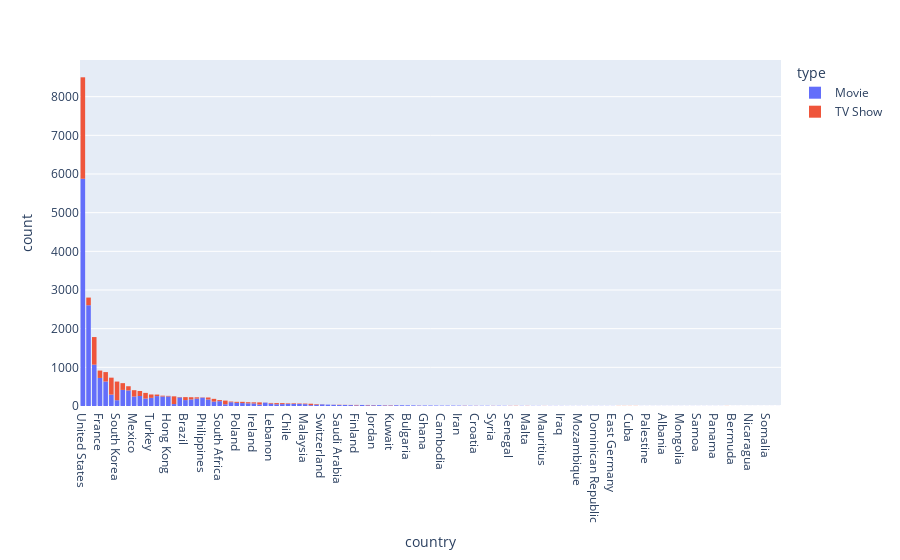

The code cell stored with this chart in its notebook:
### Markdown cell above
TV-MA - Mature content
    TV-14 - Content for ages 14 and up
    TV-PG - Content for very young audiences including children for ages 2-6years
    R - Restricted for ages under 17
    PG-13 - Parental guidance for children under 13

### Code cell
import plotly.express as px
import seaborn as sns

px.histogram(netflix_df_processed, x="country", color="type").update_xaxes(categoryorder="total descending")

### Figure 1 — Plotly figure (JSON) as saved in the notebook; plotly's stock layout.template omitted (floating-point values rounded to 4 significant figures; data arrays with more than 128 entries replaced by an {"elided": "..."} marker saying what was removed)
{"data": [{"alignmentgroup": "True", "bingroup": "x", "hovertemplate": "type=Movie<br>country=%{x}<br>count=%{y}<extra></extra>", "legendgroup": "Movie", "marker": {"color": "#636efa", "pattern": {"shape": ""}}, "name": "Movie", "offsetgroup": "Movie", "orientation": "v", "showlegend": true, "type": "histogram", "x": {"elided": "16883 str values"}, "xaxis": "x", "yaxis": "y"}, {"alignmentgroup": "True", "bingroup": "x", "hovertemplate": "type=TV Show<br>country=%{x}<br>count=%{y}<extra></extra>", "legendgroup": "TV Show", "marker": {"color": "#EF553B", "pattern": {"shape": ""}}, "name": "TV Show", "offsetgroup": "TV Show", "orientation": "v", "showlegend": true, "type": "histogram", "x": {"elided": "6880 str values"}, "xaxis": "x", "yaxis": "y"}], "layout": {"barmode": "relative", "legend": {"title": {"text": "type"}, "tracegroupgap": 0}, "margin": {"t": 60}, "xaxis": {"anchor": "y", "categoryorder": "total descending", "domain": [0, 1], "title": {"text": "country"}}, "yaxis": {"anchor": "x", "domain": [0, 1], "title": {"text": "count"}}}}
